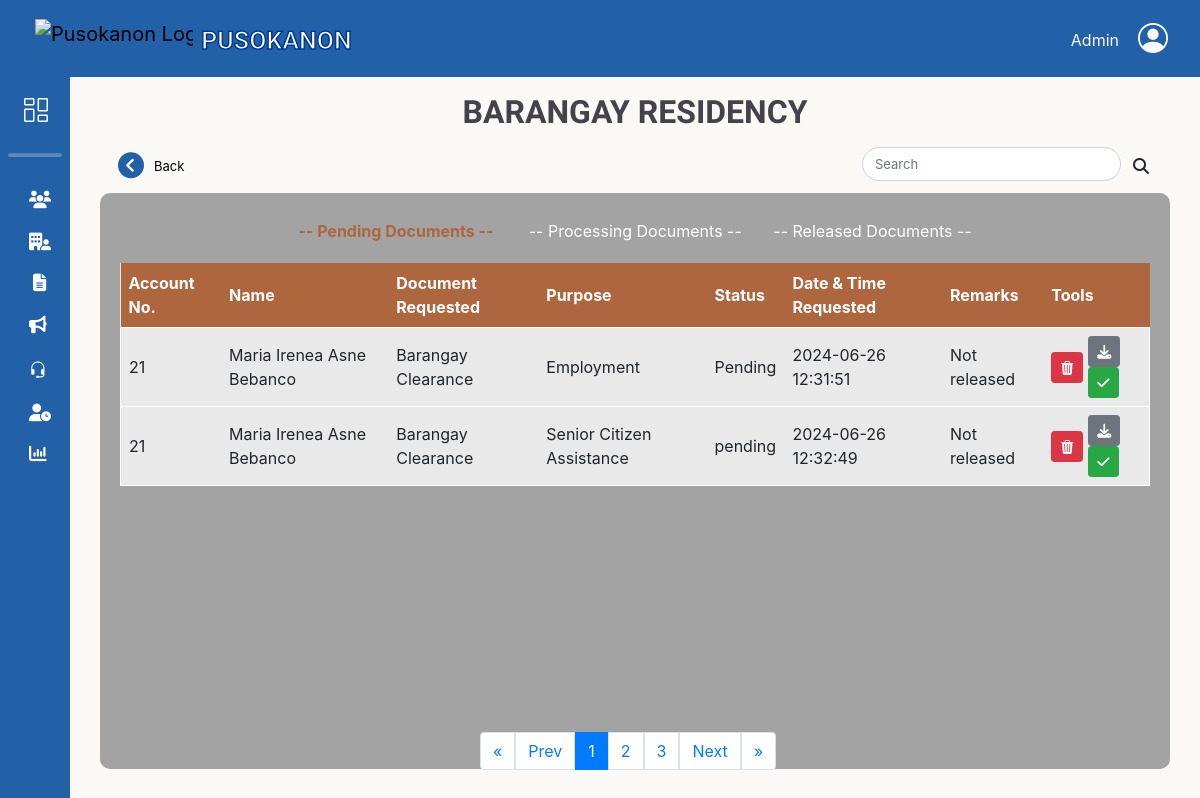
/adminbejo/Document-requestHistory.php, run on an earlier commit of the app's database.
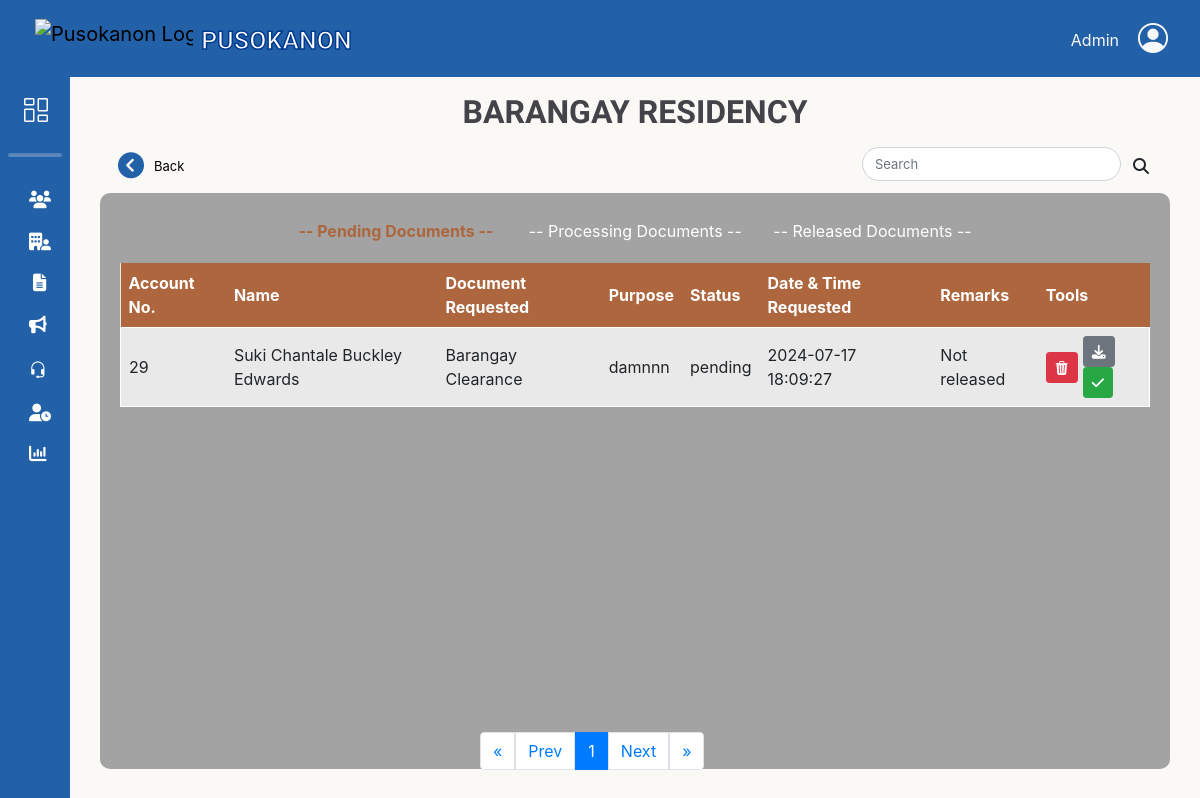
And on a later commit of the database.
### tables this page shows
CREATE TABLE `request_doc` (
  `doc_ID` int(11) NOT NULL,
  `res_id` int(11) NOT NULL,
  `docType_id` int(11) NOT NULL,
  `purpose_id` int(11) NOT NULL,
  `purpose_name` varchar(255) DEFAULT NULL,
  `stat` varchar(50) NOT NULL DEFAULT 'pending',
  `date_req` timestamp NOT NULL DEFAULT current_timestamp(),
  `date_processed` timestamp NULL DEFAULT current_timestamp() ON UPDATE current_timestamp(),
  `remarks` varchar(100) DEFAULT 'Not released',
  `request_id` varchar(20) NOT NULL,
  `qrCode_image` varchar(200) NOT NULL
);

CREATE TABLE `resident_users` (
  `res_ID` int(11) NOT NULL,
  `res_fname` varchar(50) NOT NULL,
  `res_lname` varchar(50) NOT NULL,
  `res_midname` varchar(50) NOT NULL,
  `res_suffix` varchar(10) DEFAULT NULL,
  `gender` varchar(10) NOT NULL,
  `birth_date` date NOT NULL,
  `civil_status` varchar(20) NOT NULL,
  `citizenship` varchar(30) NOT NULL,
  `place_birth` varchar(100) NOT NULL,
  `contact_no` varchar(13) NOT NULL,
  `res_email` varchar(100) NOT NULL,
  `addr_sitio` varchar(50) NOT NULL,
  `addr_purok` varchar(50) NOT NULL,
  `res_password` varchar(100) NOT NULL,
  `profile_picture` varchar(200) DEFAULT NULL,
  `registered_voter` varchar(15) NOT NULL,
  `userRole_id` int(11) NOT NULL,
  `reset_token_hash` varchar(64) DEFAULT NULL,
  `reset_token_expires_at` datetime DEFAULT NULL
);

CREATE TABLE `doc_type` (
  `docType_id` int(11) NOT NULL,
  `doc_name` varchar(100) NOT NULL,
  `doc_amount` int(11) NOT NULL
);

### db/DBconn.php (called while the page is built, shortened)
<?php
function fetchdocsRequest($pdo, $status, $limit, $offset) {
	$sql = "SELECT
				ru.res_id, ru.res_email AS res_email, doc_ID, stat,
				CONCAT(ru.res_fname,' ', ru.res_midname,' ', ru.res_lname) AS resident_name,
				dt.doc_name AS document_name,
				rd.purpose_name AS purpose_name,
				rd.date_req,
				rd.remarks
			FROM request_doc rd
			INNER JOIN resident_users ru ON rd.res_id = ru.res_id
			INNER JOIN doc_type dt ON rd.docType_id = dt.docType_id
			INNER JOIN docs_purpose dp ON rd.purpose_id = dp.purpose_id
			WHERE dt.doc_name = 'Barangay Clearance' AND stat = :status
			LIMIT :limit OFFSET :offset";
	$stmt = $pdo->prepare($sql);
	$stmt->bindParam(':status', $status, PDO::PARAM_STR);
	$stmt->bindParam(':limit', $limit, PDO::PARAM_INT);
	$stmt->bindParam(':offset', $offset, PDO::PARAM_INT);
	$stmt->execute();
	return $stmt->fetchAll();
}
?>

### adminbejo/Document-requestHistory.php (the view, shortened to what this page needs)
<?php
include '../db/DBconn.php';
include 'headerAdmin.php';
$stmt = $pdo->prepare("SELECT COUNT(*) FROM request_doc WHERE docType_id = (SELECT docType_id FROM doc_type WHERE doc_name = 'Barangay Clearance') AND stat = 'Pending'");
$stmt->execute();
$number_of_pending_results = $stmt->fetchColumn();
$results_per_page = 2;
$number_of_pending_pages = ceil($number_of_pending_results / $results_per_page);
$pending_page = isset($_GET['pending_page']) ? (int)$_GET['pending_page'] : 1;
$pending_page = max(1, min($pending_page, $number_of_pending_pages));
$pending_offset = ($pending_page - 1) * $results_per_page;
$pending = fetchdocsRequest($pdo, 'Pending', $results_per_page, $pending_offset);
?>
</div>
<link rel="stylesheet" href="css/slidingtableResidency.css">
<main>
    <div class="row">
        <div class="col-12 pt-3 d-flex justify-content-center">
            <h1 class="title">BARANGAY RESIDENCY</h1>
        </div>
    </div>
    <div class="d-flex justify-content-between align-items-center m-2">
        <a href="Admin-Document.php" class="back-button d-flex align-items-center">
            <i class="fa-solid fa-circle-chevron-left fa-2x"></i>
            <span class="text-black">Back</span>
        </a>
        <div class="input-group mb-0 custom-search">
            <input type="search" class="form-control custom-search" placeholder="Search" aria-label="Search">
            <button class="btn search-btn"  type="submit">
                <i class="fas fa-search"></i>
            </button>
        </div>
    </div>
    <div class="table-content">
        <div class="controls text-center mt-3">
            <a id="showTable1" class="link1">-- Pending Documents -- </a>&nbsp;&nbsp;&nbsp;&nbsp;&nbsp;&nbsp;
            <a id="showTable2" class="link2">-- Processing Documents --</a>&nbsp;&nbsp;&nbsp;&nbsp;&nbsp;&nbsp;
            <a id="showTable3" class="link3">-- Released Documents --</a>
        </div>
        <div id="table1Container">
            <table id="table1">
                <thead>
                    <tr>
                        <th>Account No.</th>
                        <th>Name</th>
                        <th>Document Requested</th>
                        <th>Purpose</th>
                        <th>Status</th>
                        <th>Date & Time Requested</th>
                        <th>Remarks</th>
                        <th>Tools</th>
                    </tr>
                </thead>
                <tbody>
                    <?php foreach ($pending as $pendings): ?>
                        <tr>
                            <td><?= htmlspecialchars($pendings['res_id']); ?></td>
                            <td><?= htmlspecialchars($pendings['resident_name']); ?></td>
                            <td><?= htmlspecialchars($pendings['document_name']); ?></td>
                            <td><?= htmlspecialchars($pendings['purpose_name']); ?></td>
                            <td><?= htmlspecialchars($pendings['stat']); ?></td>
                            <td><?= htmlspecialchars($pendings['date_req']); ?></td>
                            <td><?= htmlspecialchars($pendings['remarks']); ?></td>
                            <td>
                                <div class="inline-tools">
                                    <div class="btn btn-danger btn-sm btn-1"><i class="bi bi-trash3-fill"></i></div>
                                    <form class="status-form" action="../db/updateStatus.php" method="POST">
                                        <button type="submit" name="status" value="Processing" class="btn btn-sm <?= $pendings['stat'] == 'Processing' ? 'btn-secondary' : 'btn-secondary'; ?>"><i class="fa-solid fa-download"></i></button>
                                        <button type="submit" name="status" value="Ready to pickup" class="btn btn-sm <?= $pendings['stat'] == 'Ready to pickup' ? 'btn-success' : 'btn-success'; ?>"><i class="fa-solid fa-check"></i></button>
                                    </form>
                                </div>
                            </td>
                        </tr>
                    <?php endforeach; ?>
                </tbody>
            </table>
            <nav id="pendingPagination" aria-label="Pending Page navigation">
                <ul class="pagination ">
                    <li class="page-item">
                        <a class="page-link" href="?pending_page=1" aria-label="First">
                            <span aria-hidden="true">&laquo;</span>
                        </a>
                    </li>
                    <li class="page-item">
                        <a class="page-link" href="?pending_page=<?= max(1, $pending_page - 1) ?>" aria-label="Previous">
                            <span aria-hidden="true">Prev</span>
                        </a>
                    </li>
                    <?php for ($i = max(1, $pending_page - 2); $i <= min($number_of_pending_pages, $pending_page + 2); $i++): ?>
                        <li class="page-item <?= ($i == $pending_page) ? 'active' : '' ?>">
                            <a class="page-link" href="?pending_page=<?= $i ?>"><?= $i ?></a>
                        </li>
                    <?php endfor; ?>
                    <li class="page-item">
                        <a class="page-link" href="?pending_page=<?= min($number_of_pending_pages, $pending_page + 1) ?>" aria-label="Next">
                            <span aria-hidden="true">Next</span>
                        </a>
                    </li>
                    <li class="page-item">
                        <a class="page-link" href="?pending_page=<?= $number_of_pending_pages ?>" aria-label="Last">
                            <span aria-hidden="true">&raquo;</span>
                        </a>
                    </li>
                </ul>
            </nav>
        </div>
    </div>
</main>
<?php include 'footerAdmin.php'; ?>

### adminbejo/headerAdmin.php (shortened to what this page needs)
<!DOCTYPE html>
<html>
<head>
    <link rel="stylesheet" href="https://cdn.jsdelivr.net/npm/bootstrap-icons@1.11.3/font/bootstrap-icons.min.css">
    <link href="https://cdn.jsdelivr.net/npm/bootstrap@5.3.3/dist/css/bootstrap.min.css" rel="stylesheet">
	<link rel="stylesheet" href="https://cdn.jsdelivr.net/npm/bootstrap@5.0.2/dist/css/bootstrap.min.css">
	<link rel="stylesheet" href="https://maxcdn.bootstrapcdn.com/bootstrap/4.5.2/css/bootstrap.min.css">
	<link rel="stylesheet" href="https://cdnjs.cloudflare.com/ajax/libs/animate.css/4.1.1/animate.min.css">
    <link rel="stylesheet" href="https://cdnjs.cloudflare.com/ajax/libs/font-awesome/5.15.1/css/all.min.css">
    <link rel="stylesheet" href="https://cdnjs.cloudflare.com/ajax/libs/font-awesome/6.5.2/css/all.min.css" />
    <link rel="stylesheet" href="https://cdn.jsdelivr.net/npm/sweetalert2@11/dist/sweetalert2.min.css">
    <link href="https://cdn.lineicons.com/4.0/lineicons.css" rel="stylesheet" />
	<link rel="stylesheet" href="css/headerADstyle.css">
</head>
<body>
    <header>
        <nav class="navbar navbar-expand-lg">
            <a class="navbar-brand" href="Admin-Dashboard.php">
                <div class="logo-holder row">
                    <div class="col px-1">
                        <img src="../PicturesNeeded/pusokLogo.png" alt="Pusokanon Logo">
                    </div>
                    <div class="col px-1 pt-1">
                        <span> PUSOKANON</span>
                    </div>
                </div>
            </a>
            <div class="dropdown ">
                <button class="nav-link text-light" id="loginDropdown" role="button" data-toggle="dropdown" aria-haspopup="true" aria-expanded="false">
                    <div class="row">
                        <div class="col px-1 mt-2 pt-1"><span class="admin-text">Admin</span></div>
                        <div class="col"><i class="bi bi-person-circle"></i></div>
                    </div>
                </button>
            </div>
        </nav>
    </header>
    <div class="holder-body">
        <div class="wrapper">
            <aside id="sidebar">
                <div class="d-flex">
                    <button class="toggle-btn" type="button">
                        <i class="bi bi-columns-gap"></i>
                    </button>
                </div>
                    <hr class=" bg-white m-2">
                <ul class="sidebar-nav">
                    <li class="sidebar-item">
                        <a href="Manage-Users.php" class="sidebar-link">
                            <i class="fa-solid fa-users"></i>
                        </a>
                    </li>
                    <li class="sidebar-item">
                        <a href="#" class="sidebar-link">
                            <i class="fa-solid fa-building-user"></i>
                        </a>
                    </li>
                    <li class="sidebar-item">
                        <a href="#" class="sidebar-link collapsed has-dropdown" data-bs-toggle="collapse"
                            data-bs-target="#auth" aria-expanded="false" aria-controls="auth">
                            <i class="fa-solid fa-file-lines ms-1"></i>
                        </a>
                    </li>
                    <li class="sidebar-item">
                        <a href="#" class="sidebar-link">
                            <i class="fa-solid fa-bullhorn"></i>
                        </a>
                    </li>
                    <li class="sidebar-item">
                        <a href="#" class="sidebar-link collapsed has-dropdown" data-bs-toggle="collapse"
                            data-bs-target="#blotter" aria-expanded="false" aria-controls="blotter">
                            <i class="bi bi-headset"></i>
                        </a>
                    </li>
                    <li class="sidebar-item">
                        <a href="pendingUser2.0.php" class="sidebar-link">
                            <i class="fa-solid fa-user-clock"></i>
                        </a>
                    </li>
                    <li class="sidebar-item">
                        <a href="DocumentRate.php" class="sidebar-link">
                            <i class="fa-solid fa-chart-column"></i>
                        </a>
                    </li>
                </ul>
            </aside>

### adminbejo/footerAdmin.php (shortened to what this page needs)
</body>
</html>

### adminbejo/css/headerADstyle.css (style rules this page uses)
body { height: 100%; margin-top: 77px; background-color: #FAF9F6; }
.navbar { background-color: #2260A7 ; position: fixed; top: 0; left: 0; right: 0; z-index: 1000; justify-content: space-between; }
.navbar-brand img { height: 45px; margin-left: 30px; }
.navbar-brand span { font-size: 25px; font-weight: bold; font-family: 'Titan One', cursive; color: white; -webkit-text-stroke: 1.5px #003A90; }
.nav-link { color: #ffffff; margin-right: 0px; }
.bi-person-circle { font-size: 30px; }
a { text-decoration: none; }
li { list-style: none; }
h1 { font-weight: 600; font-size: 1rem; }
hr { height: 3px !important; border-radius: 10px; }
.holder-body { position: relative; max-height: 100%; }
.wrapper { font-family: 'Poppins', sans-serif; display: flex; max-height: 100%; }
#sidebar { width: 70px; min-width: 70px; z-index: 1000; transition: all .25s ease-in-out; background-color: #2260A7; display: flex; position: fixed; flex-direction: column; height: 92%; }
.toggle-btn { background-color: transparent; cursor: pointer; border: 0; padding: 1rem 1.5rem; }
.toggle-btn i { font-size: 1.5rem; color: #FFF; }
.sidebar-nav { padding: 1rem 0; flex: 1 1 auto; }
a.sidebar-link { padding: .625rem 1.625rem; color: #FFF; display: block; font-size: 0.9rem; white-space: nowrap; border-left: 3px solid transparent; }
.sidebar-link i { font-size: 1.1rem; margin-right: .75rem; }
.sidebar-item { position: relative; }
@media (min-width: 1200px) { #sidebar { width: 70px; min-width: 70px; z-index: 1000; transition: all .25s ease-in-out; background-color: #2260A7; display: flex; position: fixed; flex-direction: column; height: 92%; } }

### adminbejo/css/slidingtableResidency.css (style rules this page uses)
html { transition: smooth 0.3s; }
table { width: 100%; border-collapse: collapse; margin-top: 20px; }
.controls { margin: 20px 0; }
.pagination { margin: 20px 0; justify-content: center; left: 40%; bottom: 0; position: fixed; padding-bottom: 10px; }
.pagination .page-item .page-link { margin: 0 0px; }
.table-content { height: 72svh; background-color: #a3a3a3; padding:10px 20px 10px 20px; border-radius: 10px; }
#table1Container thead { background-color: #ad663d; color: white; }
#table3Container, #table2Container, #table1Container { background-color: #e9e9e9; }
th, td { padding: 8px; text-align: left; }
tbody tr { border: 1px solid white; }
main { margin-left: 100px; margin-right: 30px }
h1 { font-family: 'Titan One', cursive; font-size: 2rem; color: #434349; }
.inline-tools { display: flex; align-items: center; justify-content: center; gap: 5px; }
.inline-tools form { margin: 0; }
.controls, .link1, .link2, .link3 { color: #ffffff; cursor: pointer; }
#showTable1:hover, #showTable1:focus, #showTable1.active { color: #ad663d; font-weight: bold; text-decoration: none; }
.back-button { display: flex; align-items: center; gap: 10px; padding: 5px 10px; border: none; border-radius: 30px; font-size: 13px; cursor: pointer; color: #2260a7; }
.custom-search { width: 300px; border-radius: 30px !important; font-size: 13px; }
.search-btn { border-radius: 50% !important; }
.back-button { margin-right: 10px; }

What changed in the data, as far as the page shows it:
no longer on this page (row edited): request_doc: res.res_ID "21", resident_name "Maria Irenea Asne Bebanco", docType.doc_name "Barangay Clearance", purpose_name "Senior Citizen Assistance", stat "pending", date_req "2024-06-26 12:32:49", remarks "Not released"
changed request_doc "Not released": res.res_ID "21" → "29"; resident_name "Maria Irenea Asne Bebanco" → "Suki Chantale Buckley Edwards"; purpose_name "Employment" → "damnnn"; stat "Pending" → "pending"; date_req "2024-06-26 12:31:51" → "2024-07-17 18:09:27"
Also different on the page:
list line gone: "2"
list line gone: "3"
